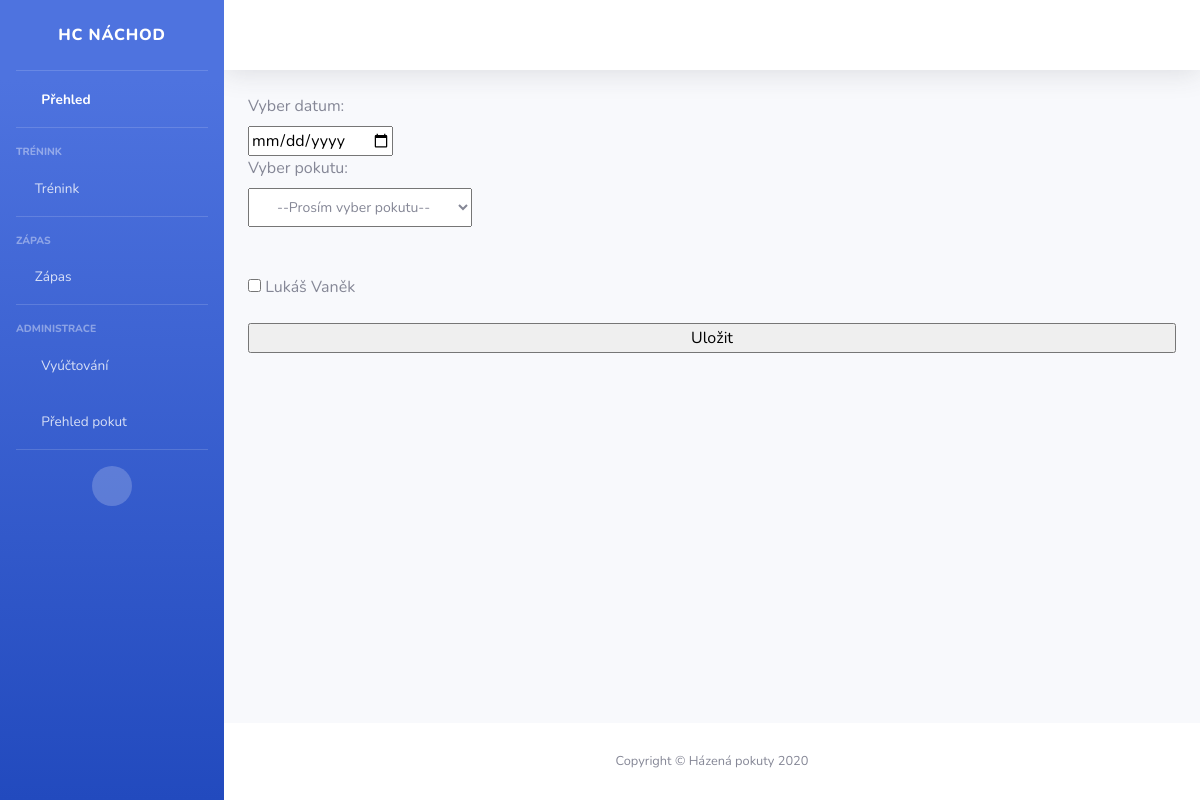
Before: /teamTraining/ with the older database file.
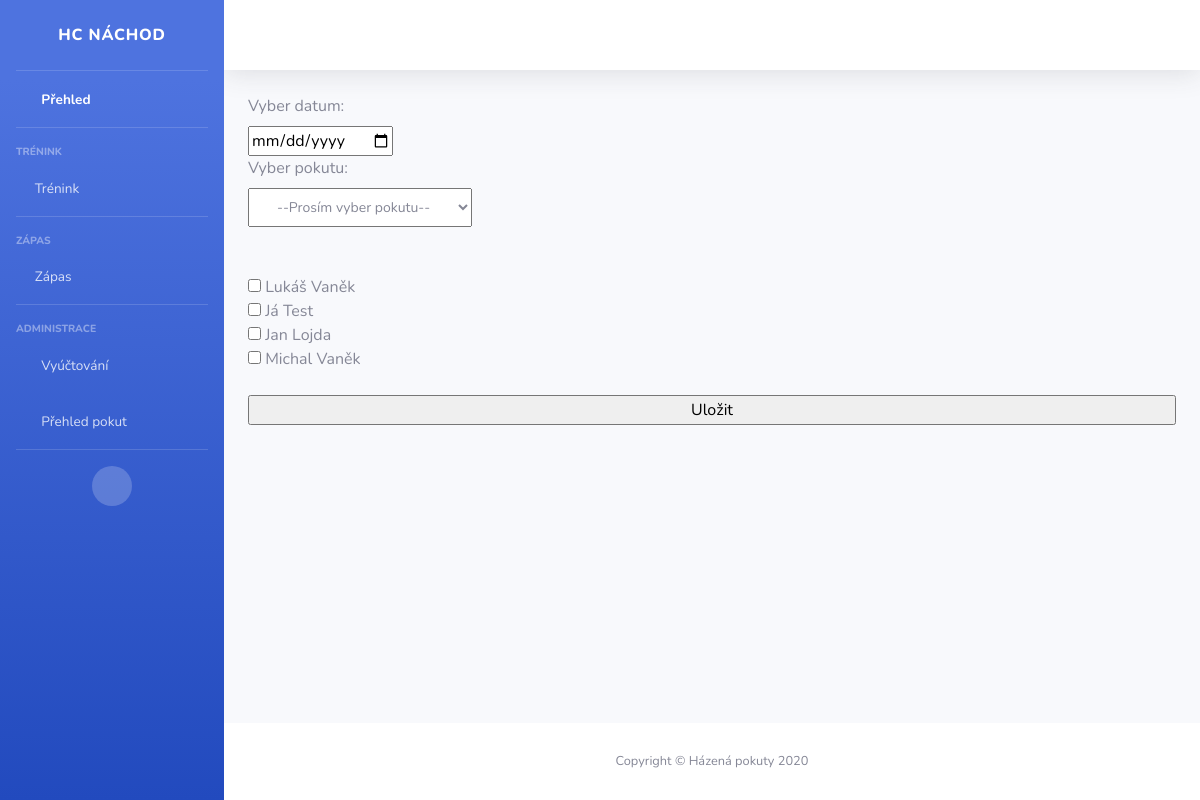
After: the same page with the newer database file.
### pokuty/models.py (models this page shows)
class CustomUser(AbstractUser):
    username = None
    email = models.EmailField(('email address'), unique=True)
    USERNAME_FIELD = 'email'
    REQUIRED_FIELDS = []
    objects = CustomUserManager()

### pokuty/views.py (the view)
# urls.py: url(r"^teamTraining/", teamTraining, name="teamTraining"),
def teamTraining(request):
    users=CustomUser.objects.all()
    pokuty = Penalty.objects.all().filter(trainingPenalty=True).filter(teamPenalty=True)
    return render(request,"pokuty/team.html",{'users': users, 'pokuty':pokuty})

### pokuty/templates/pokuty/team.html (shortened to what this page needs)
{% extends 'base.html' %}
{% load crispy_forms_tags %}
{% block content %}
<div>
    <form action="{% url 'teamsave' %}" method='POST'>
        <label for="date">Vyber datum:</label>
        <br>
        <input type="date" id="date" name="date">
        <br>
        <label for="penalty">Vyber pokutu:</label>
        <select class="dropdown-header" name="penalty" id="penalty" required=True>
        <option class="dropdown-item" value="">--Prosím vyber pokutu--</option>
        </select>
        <br>
        <br>
        {% for user in users  %}
            <input class="custom-checkbox" type="checkbox" name='user' value={{user.id}}> {{user.first_name}} {{user.last_name}}</input>
            <br>
        {% endfor %}
        <br>
        <input type="submit" class="btn-block" value="Uložit"/>
    </form>
</div>
{% endblock %}

Changed rows visible on the page:
added CustomUser: first_name "Já", last_name "Test"
added CustomUser: first_name "Jan", last_name "Lojda"
added CustomUser: first_name "Michal", last_name "Vaněk"
